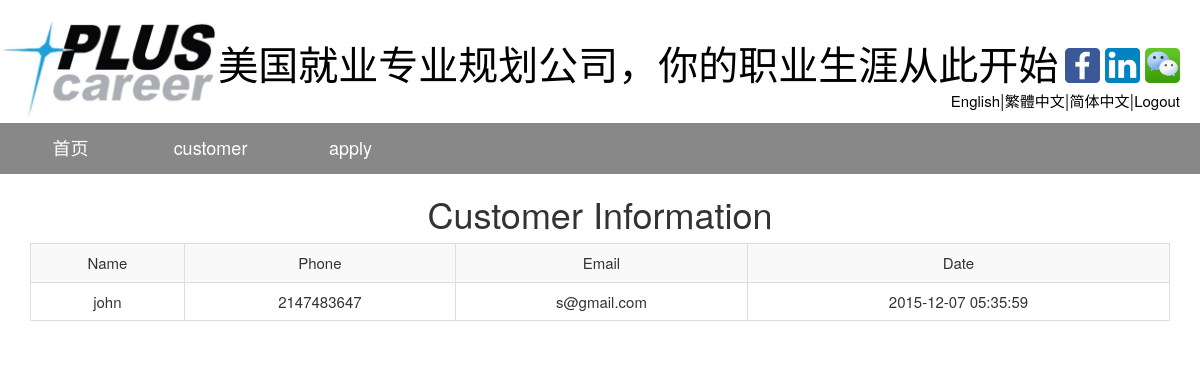
The page /english/customer.php on the database its author committed.
### tables this page shows
CREATE TABLE `customer` (
  `uname` varchar(20) NOT NULL,
  `phone` int(20) NOT NULL,
  `email` varchar(50) NOT NULL,
  `inputdate` timestamp NOT NULL DEFAULT CURRENT_TIMESTAMP ON UPDATE CURRENT_TIMESTAMP
);

### english/customer.php (the view, shortened to what this page needs)
<?php
$mysqli = new mysqli("localhost", "root", "root", "PlusCareer");
?>
<!DOCTYPE html>
<html>
<head>
<link href="http://s3.amazonaws.com/codecademy-content/courses/ltp/css/shift.css" rel="stylesheet">
    <link rel="stylesheet" href="http://s3.amazonaws.com/codecademy-content/courses/ltp/css/bootstrap.css">
    <link rel="stylesheet" href="main.css">
    <body leftmargin="2" topmargin="0" marginwidth="0" marginheight="0" oncoNtextmenu="return false" ondragstart="return false" onselectstart ="return false" onselect="document.selection.empty()" oncopy="document.selection.empty()" onbeforecopy="return false" onmouseup="document.selection.empty()">
</head>
<body>
	<div class ="title">
        <h1><a href = "index.php"><img src = "plusicon.jpg" height = "100px">美国就业专业规划公司，你的职业生涯从此开始 </a></h1>
        <p><a href="https://www.facebook.com/PLUSCareerInc/?fref=ts"><img src="ficon.png" width = "35px" id= "icon"></a>&nbsp<a href="https://www.linkedin.com/company/9299443?trk=tyah&trkInfo=clickedVertical%3Acompany%2CclickedEntityId%3A9299443%2Cidx%3A1-1-1%2CtarId%3A1448896272608%2Ctas%3ACOED%20group"><img src="linkicon.png" width = "35px" id= "icon"></a>&nbsp<a href=""><img src="wechaticon.jpeg" width = "35px" id= "icon"></a></p>
        <p><a href="" id ="lan">English</a>|<a href="" id ="lan">繁體中文</a>|<a href="" id ="lan">简体中文</a>|<a href="index.php" id ="lan">Logout</a> </p>
    </div>
    <div class = "nav">
        <ul class="navigation" align = "center">
            <li><a href="user_homepage.php">首页</a></li>
            <li><a href="customer.php">customer</a></li>
            <li><a href="ap.php">apply</a></li>
        </ul>
    </div>
	<div class = "upage">
		<h1>Customer Information</h1>
			<div class = "container">
             <?php
                    $query1 = "SELECT * FROM customer ORDER BY inputdate DESC";
                    if ($stmt = $mysqli->prepare($query1)) {
                        $stmt->execute();
                        $stmt->bind_result($uname,$phone,$email,$inputdate);
                        echo "<table class=\"table table-striped table-bordered\">\n";
                        echo "<tr align = 'center'><td>Name</td><td>Phone</td><td>Email</td><td>Date</td></tr>";
                        while ($stmt->fetch()) {
                            echo "<tr align = 'center'>";
                            echo "<td>$uname</td><td>$phone</td><td>$email</td><td>$inputdate</td>";
                            echo "</tr>\n";
                        }
                        echo "</table>\n";
                    }else{
                    	echo "false";
                    }
                    ?>
                    </div>
	</div>
</body>
</html>

### main.css (style rules this page uses)
.title { display: inline; white-space:nowrap; }
.title h1 { margin-bottom: 0px; white-space:nowrap; }
.title a { text-decoration: none; font-size: 40px; color: black; }
.title p { text-align: right; margin-top: -50px; margin-right: 20px; }
.title #lan { text-align: right; text-decoration: none; font-size: 15px; color: black; }
.title #icon { margin-top: -80px; }
.nav { background-color: #888; padding-top: 0px; padding-bottom: 0px; text-align: center; padding-left: 0px; padding-right: 0px; z-index: 20; }
body, ul.navigation, ul.navigation li, ul.navigation ul, a { margin: 0; padding: 0; font-size: 18px; text-decoration: none; z-index: 999; }
ul.navigation,ul.navigation li { list-style: none; }
ul.navigation li { position: relative; float: left; }
ul.navigation { text-align: center; width: 100%; background-color: #888; }
ul.navigation li a { width: 140px; display: block; padding: 12px 10px; background: #888; color: #FFF; }
ul.navigation > li > a { border-bottom: 1px solid #888; border-left: 1px solid #888; }
.upage { text-align: center; }
.upage table td, tr { font-size: 15px; }

### rows shown on the page
customer: uname "john", phone "2147483647", email "s@gmail.com", inputdate "2015-12-07 05:35:59"
